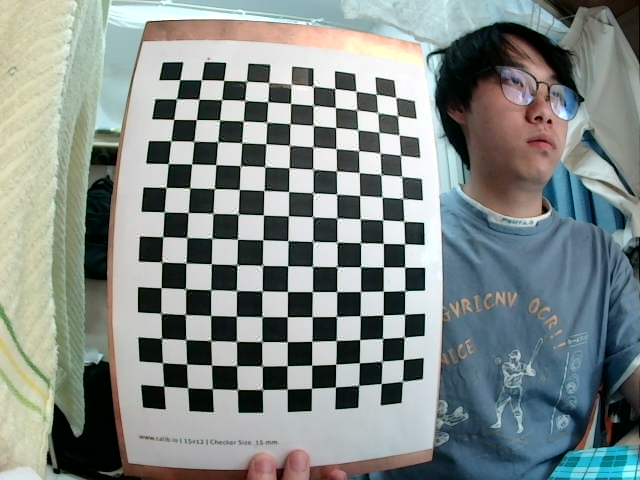
#> input picture Elite Level Up Project IV/图片视频深度测量/全部工程文件/Camera-Calibration-Reconstruct/scripts/data/lenacv-camera/left_002.png, 640 x 480 px; its folder holds only this picture in this run
$ python mono_camera_calibration.py
#> lines starting #> are read from the running program, lines starting #| are printed output that depends on the picture
# -*-coding: utf-8 -*-
"""
    @Author : panjq
    @E-mail : pan_jinquan@163.com
    @Date   : 2021-11-10 10:05:40
"""
import os
import numpy as np
import cv2
import argparse
import glob
import matplotlib.pylab as plt
from tqdm import tqdm
from core.utils import file_storage


class Calibrator(object):
    """Apply camera calibrate operation for images in the given directory path."""

    def __init__(self):
        self.image_size = None  # 图像尺寸（W, H）
        # Arrays to store object points and image points from all the images.
        self.points_world_xyz = []  # 3d point in real world space,世界坐标
        self.points_pixel_xy = []  # 2d points in image plane,像素坐标

    @staticmethod
    def get_image_list(image_dir, prefix="", image_format="jpg"):
        """获得棋盘格图片"""
        image_dir = os.path.join(image_dir, prefix + '*.' + image_format)
        image_list = glob.glob(image_dir)
        image_list.sort()
        assert len(image_list) > 0, Exception("Error:images is empty:{}".format(image_dir))
        return image_list

    def calibrate_camera(self, image_dir, width, height, square_size, prefix="", image_format="jpg", show=False):
        """
        :param image_dir: chessboard image directory path
        :param width: chessboard width size
        :param height: chessboard height size
        :param square_size: chessboard square size(mm)
        :param prefix: image prefix
        :param image_format: image format, png/jpg
        :param show: show_2dimage result
        :return: mtx： 相机内参矩阵
                 dist: 畸变系数矩阵
        """
#> called with image_dir = 'data/lenacv-camera', width = 8, height = 11, square_size = 20, prefix = 'left', image_format = 'png', show = True
        image_list = self.get_image_list(image_dir, prefix, image_format)
        assert len(image_list) > 0, Exception("Error:images is empty:{}".format(image_dir))
        # termination criteria
        criteria = (cv2.TERM_CRITERIA_MAX_ITER + cv2.TERM_CRITERIA_EPS, 100, 0.0001)
        # prepare object points, like (0,0,0), (1,0,0), (2,0,0) ....,(8,6,0)
        point_world_xyz = np.zeros((height * width, 3), np.float32)
        point_world_xyz[:, :2] = np.mgrid[0:width, 0:height].T.reshape(-1, 2)
        point_world_xyz = point_world_xyz * square_size  # Create real world coords. Use your metric.

        # Iterate through the pairs and find chessboard corners. Add them to arrays
        # If openCV can't find the corners in an image, we discard the image.
        for filename in tqdm(image_list):
            print(filename)
            img = cv2.imread(filename)
#> img is the input picture: shape (480, 640, 3); mean B, G, R 135.6, 138.4, 130
            if len(img.shape) == 2:
                gray = img
            else:
                gray = cv2.cvtColor(img, cv2.COLOR_BGR2GRAY)
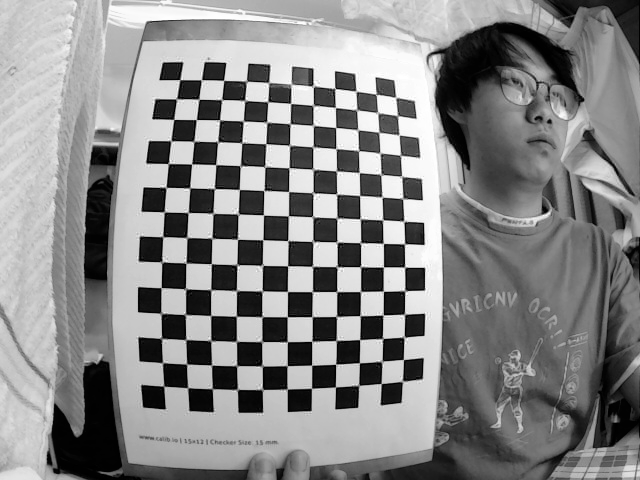
#> gray: shape (480, 640); min 0, max 255, mean 135.6
            if self.image_size is None:
                self.image_size = gray.shape[::-1]  # (W,H)
#> self.image_size = (640, 480)
            else:
                assert gray.shape[::-1] == self.image_size
            # 角点粗检测:Find the chess board corners
            # patternSize = (columns(width), rows(height))
            ret, corners = cv2.findChessboardCorners(gray, (width, height), None)
#> ret = False; corners = None
            # If found, add object points, image points (after refining them)
            if ret:
                # 角点精检测
                winSize = (9, 9)
                corners2 = cv2.cornerSubPix(gray, corners, winSize, (-1, -1), criteria)
                self.points_world_xyz.append(point_world_xyz)
                self.points_pixel_xy.append(corners2)
                # Draw and display the corners
                # Show the image to see if pattern is found ! imshow function.
                if show:
                    img = cv2.drawChessboardCorners(img, (width, height), corners2, ret)
                    cv2.namedWindow("Chessboard", flags=cv2.WINDOW_NORMAL)
                    cv2.imshow("Chessboard", img)
                    cv2.waitKey(0)
            else:
#> (the run stopped early here; a loop or call above may not have finished)

$ run again, on Elite Level Up Project IV/图片视频深度测量/全部工程文件/Camera-Calibration-Reconstruct/scripts/data/lenacv-camera/left_018.png
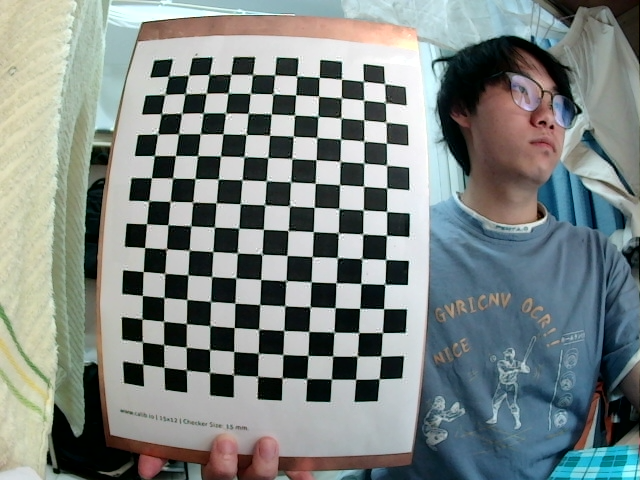
#> input picture Elite Level Up Project IV/图片视频深度测量/全部工程文件/Camera-Calibration-Reconstruct/scripts/data/lenacv-camera/left_018.png, 640 x 480 px
#> in calibrate_camera, img is the input picture: shape (480, 640, 3); mean B, G, R 131.7, 133.9, 125.6
#> in calibrate_camera, `gray = cv2.cvtColor(img, cv2.COLOR_BGR2GRAY)`:
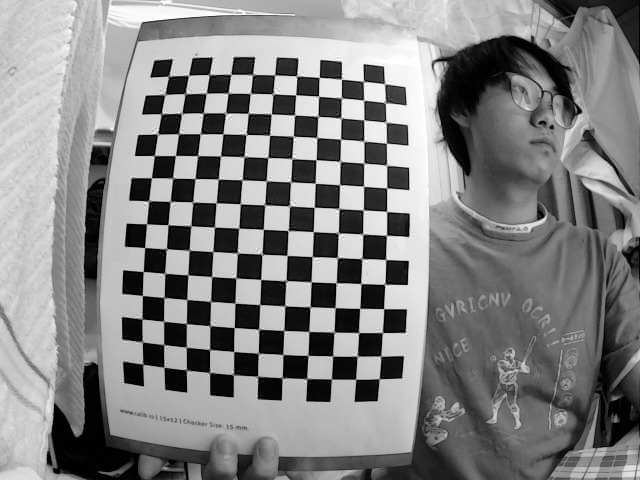
#> gray: shape (480, 640); min 0, max 255, mean 131.2
#> ret = False; corners = None

$ run again, on Elite Level Up Project IV/图片视频深度测量/全部工程文件/Camera-Calibration-Reconstruct/scripts/data/lenacv-camera/left_021.png
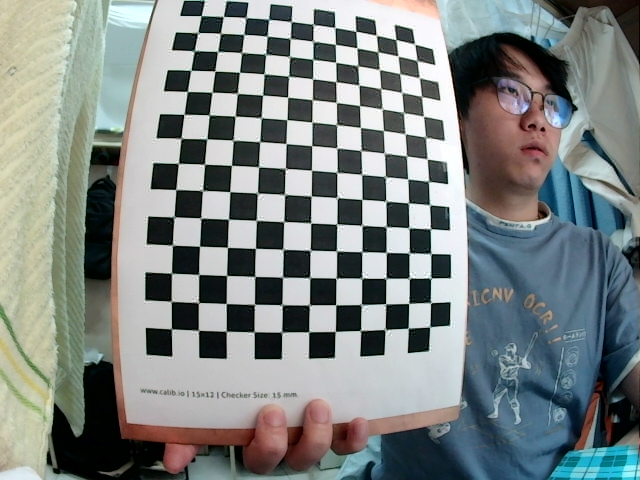
#> input picture Elite Level Up Project IV/图片视频深度测量/全部工程文件/Camera-Calibration-Reconstruct/scripts/data/lenacv-camera/left_021.png, 640 x 480 px
#> in calibrate_camera, img is the input picture: shape (480, 640, 3); mean B, G, R 131.2, 132.9, 126.1
#> in calibrate_camera, `gray = cv2.cvtColor(img, cv2.COLOR_BGR2GRAY)`:
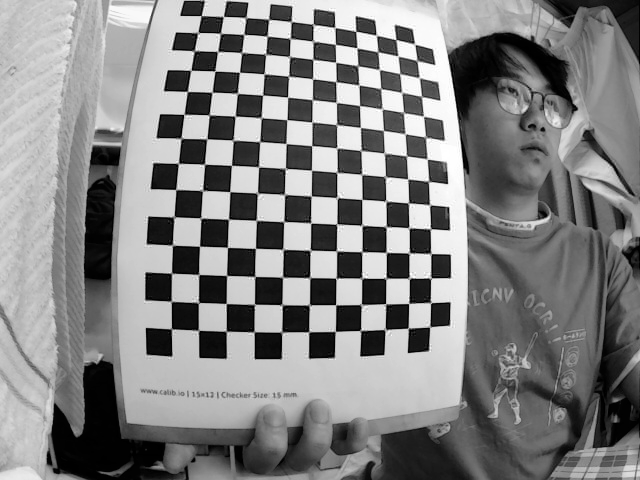
#> gray: shape (480, 640); min 0, max 255, mean 130.7
#> ret = False; corners = None

$ run again, on Elite Level Up Project IV/图片视频深度测量/全部工程文件/Camera-Calibration-Reconstruct/scripts/data/lenacv-camera/left_003.png
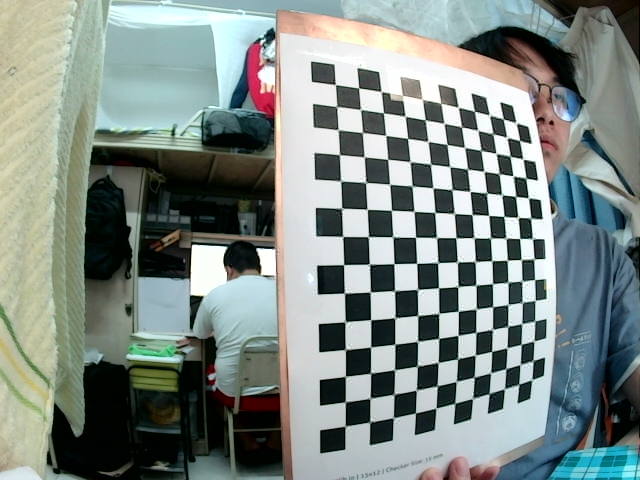
#> input picture Elite Level Up Project IV/图片视频深度测量/全部工程文件/Camera-Calibration-Reconstruct/scripts/data/lenacv-camera/left_003.png, 640 x 480 px
#> in calibrate_camera, img is the input picture: shape (480, 640, 3); mean B, G, R 133.1, 137.7, 127.1
#> in calibrate_camera, `gray = cv2.cvtColor(img, cv2.COLOR_BGR2GRAY)`:
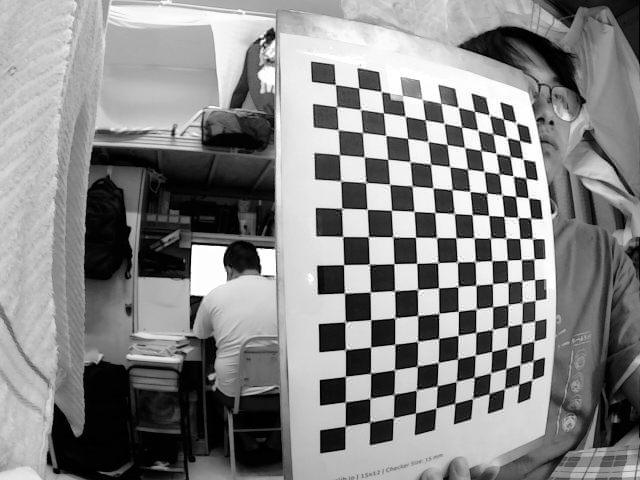
#> gray: shape (480, 640); min 0, max 255, mean 134
#> ret = False; corners = None
